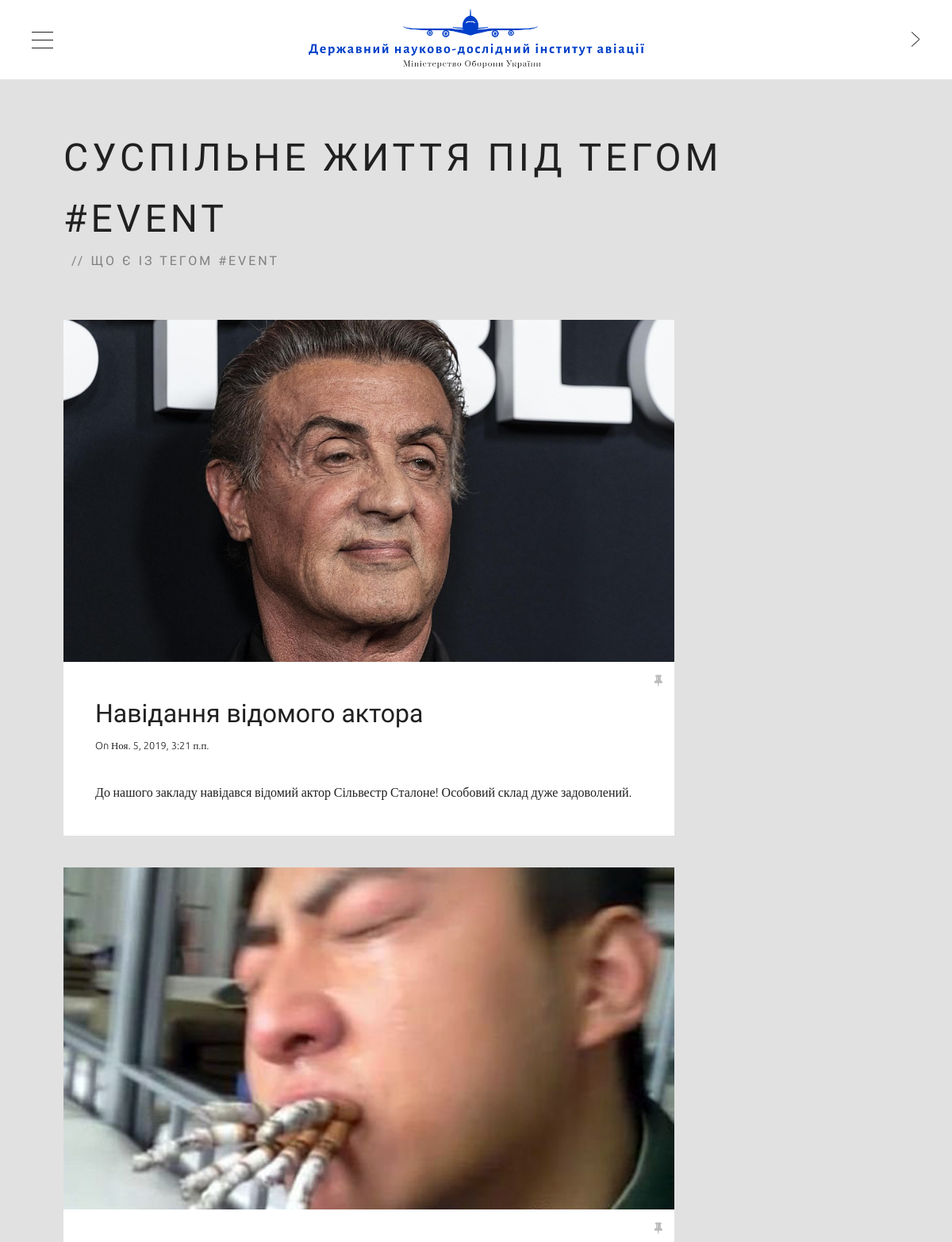
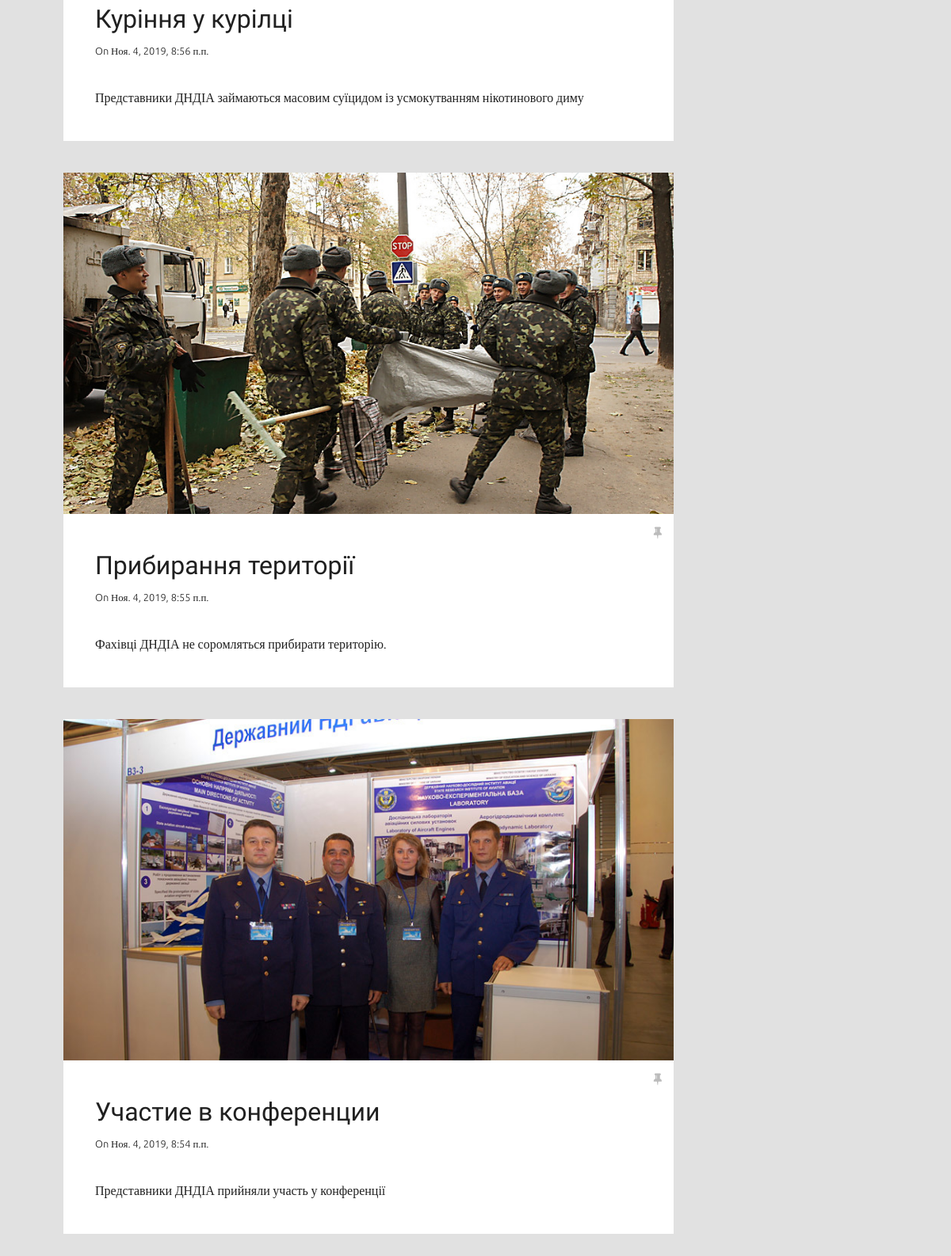
Screenshot of /blog/tag/event with the database file from the repository (2 pictures, top to bottom).
### dndiaSite/apps/blog/models.py (models this page shows, shortened)
class Tag(models.Model):
    title = models.CharField(max_length=50)
    slug = models.SlugField(max_length=50, unique=True)

class Post(models.Model):
    title = models.CharField(max_length=150, db_index=True)
    slug = models.SlugField(max_length=150, unique=True)
    body = models.TextField(max_length=2500, blank=True, db_index=True)
    img1 = models.ImageField(blank=True, null=True, upload_to='media/blog')
    img2 = models.ImageField(blank=True, null=True, upload_to='media/blog')
    img3 = models.ImageField(blank=True, null=True, upload_to='media/blog')
    tags = models.ManyToManyField('Tag', blank=True, related_name='posts')
    date_pub = models.DateTimeField(auto_now_add=True)
    class Meta:
        verbose_name = 'Статья'
        verbose_name_plural = 'Статьи'
    class Meta:
        ordering = ['-date_pub']

### dndiaSite/apps/blog/views.py (the view)
# urls.py: path('tag/<str:slug>', views.tag_detail, name='tag_detail_url'),
def tag_detail(request, slug):
    tag = Tag.objects.get(slug__iexact=slug)
    return render(request, 'blog/tag_detail.html', {'tag': tag})

### dndiaSite/templates/blog/tag_detail.html (shortened to what this page needs)
{% extends 'base.html' %}
{% block content %}
<div id="content" class="isotope-container">
    <div class="container-fluid">
        <div id="heading" class="row">
            <div class="col-12">
                <header>
                    <h1>Cуспільне життя під тегом #{{ tag.title }}</h1>
                    <h2>що є із тегом #{{ tag.title }}</h2></header>
            </div>
        </div>
        <div class="row sidebar-right">
            <div class="main-column col-9">
                <div class="masonry masonry-1 row">
                    {% for post in tag.posts.all %}
                    <article
                            class="post type-post status-publish format-standard has-post-thumbnail hentry category-europe category-park tag-europe tag-park tag-relaxing tag-sticky tag-strolling tag-walk blog col-12">
                        <div class="image" style="background-image: url({{ post.img1.url }})"></div>
                        <div class="inner">
                            <i title="Sticky Post" class="sticky-icon fa fa-thumb-tack"></i>
                            <header>
                                <h3><a href="#" rel="bookmark">{{ post.title }}</a></h3>
                                <div class="vcard">
                                    <div class="date">On
                                        <time datetime="2014-04-17">{{ post.date_pub }}</time>
                                    </div>
                                </div>
                            </header>
                            <p>{{ post.body}}</p>
                        </div>
                    </article>
                    {% endfor %}
                </div>
            </div>
        </div>
    </div>
</div>
{% endblock %}

### dndiaSite/templates/base.html (shortened to what this page needs)
{% load static %}
<!DOCTYPE HTML>
<html lang="en-US">
<head>
<link rel='stylesheet' id='main-css'  href="{% static 'css/style.css' %}" type='text/css' media='all' />
<link rel='stylesheet' id='reset-css'  href="{% static 'css/reset.css' %}" type='text/css' media='all' />
<link rel='stylesheet' id='bootstrap-css'  href="{% static 'css/bootstrap.min.css' %}" type='text/css' media='all' />
<link rel='stylesheet' id='font-awesome-css'  href="{% static 'css/font-awesome.min.css' %}" type='text/css' media='all' />
<link rel='stylesheet' id='swiper-css'  href="{% static 'css/idangerous.swiper.css' %}" type='text/css' media='all' />
<link rel='stylesheet' id='style-css'  href="{% static 'css/style.css' %}" type='text/css' media='all' />
</head>
<body class="home page page-template page-template-template-homepage page-template-template-homepage-php menu-left menu-collapsible">
	<div id="top">
		<a href="#" id="sidebar-button"></a>
		<header id="logo"><a href="{% url 'home:index' %}"><img src="{% static 'img/logo.png' %}" alt=""></a></header>
		<nav id="nav-arrows">
			<a href="#" class="nav-right"></a>
		</nav>
	</div>
	<div id="main-wrapper">
            {% block content %}{% endblock %}
    </div>
</body>
</html>

### rows the page displays
Tag: title "EVENT"
Post: img1 (picture), title "Навідання відомого актора", date_pub "Ноя. 5, 2019, 3:21 п.п.", body "До нашого закладу навідався відомий актор Сільвестр Сталоне! Особовий склад дуже задоволений."
Post: img1 (picture), title "Куріння у курілці", date_pub "Ноя. 4, 2019, 8:56 п.п.", body "Представники ДНДІА займаються масовим суїцидом із усмокутванням нікотинового диму"
Post: img1 (picture), title "Прибирання території", date_pub "Ноя. 4, 2019, 8:55 п.п.", body "Фахівці ДНДІА не соромляться прибирати територію."
Post: img1 (picture), title "Участие в конференции", date_pub "Ноя. 4, 2019, 8:54 п.п.", body "Представники ДНДІА прийняли участь у конференції"
